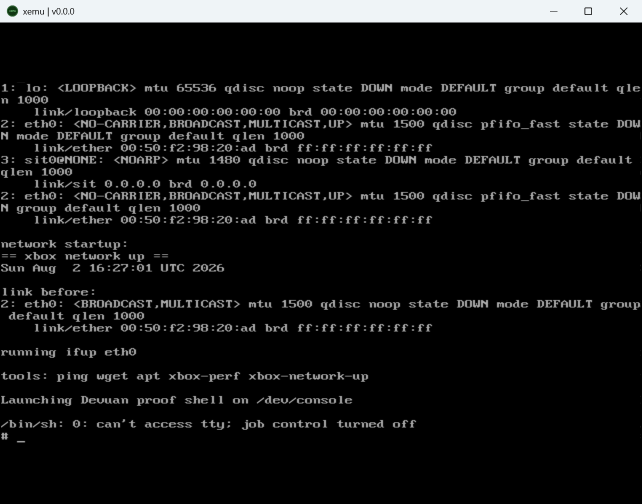
#> input picture tests/fixtures/devuan58-terminal-proof.png, 1284 x 1007 px (shown at 1/2 size)
$ python test_boot_frame_classifier.py
#> lines starting #> are read from the running program, lines starting #| are printed output that depends on the picture; after the words box and inside, x2 and y2 are one past the last pixel; in counts of white or black regions, pixels touching at a corner belong together
#> in save_frame, `frame = Image.new("RGB", (640, 500), "black")`: frame: PIL image 640x500 RGB; every value is 0
### scripts/classify_xemu_boot_frame.py
#!/usr/bin/env python3
"""Classify a full-window xemu capture without OCR or guest instrumentation."""

from __future__ import annotations

import argparse
import hashlib
import json
from pathlib import Path

from PIL import Image, ImageStat


def ratio(values: list[bool]) -> float:
    return sum(values) / len(values) if values else 0.0


def image_data(image: Image.Image):
    """Return pixels on both current and older supported Pillow releases."""
    getter = getattr(image, "get_flattened_data", None)
    return getter() if getter is not None else image.getdata()


def binary_distance(left: Image.Image, right: Image.Image) -> float:
    left_gray = left.convert("L").resize((128, 96))
    right_gray = right.convert("L").resize((128, 96))
    differences = [
        abs(a - b)
        for a, b in zip(image_data(left_gray), image_data(right_gray))
    ]
    return sum(differences) / (len(differences) * 255)


def classify(path: Path, reference: Path | None = None) -> dict[str, object]:
    with Image.open(path) as source:
        image = source.convert("RGB")

    width, height = image.size
#> width = 640; height = 500
    # Exclude most title-bar and black letterbox area while retaining the guest display.
    guest = image.crop((0, int(height * 0.12), width, int(height * 0.91)))
    sample = guest.resize((240, 160))
    pixels = list(image_data(sample))
#> pixels = 38400 items
    luminance = [(r * 299 + g * 587 + b * 114) // 1000 for r, g, b in pixels]
#> luminance = 38400 items

    blue_ratio = ratio([
        b >= 70 and b >= int(r * 1.25) and b >= int(g * 1.12)
        for r, g, b in pixels
    ])
#> blue_ratio = 1
    green_ratio = ratio([
        g >= 70 and g >= int(r * 1.25) and g >= int(b * 1.08)
        for r, g, b in pixels
    ])
#> green_ratio = 0
    dark_ratio = ratio([value < 42 for value in luminance])
#> dark_ratio = 0
    light_ratio = ratio([value > 150 for value in luminance])
#> light_ratio = 0

    gray = sample.convert("L")
#> gray: PIL image 240x160 L; every value is 49
    horizontal = []
    vertical = []
    for y in range(1, gray.height - 1):
        for x in range(1, gray.width - 1):
            value = gray.getpixel((x, y))
            horizontal.append(abs(value - gray.getpixel((x + 1, y))) > 58)
            vertical.append(abs(value - gray.getpixel((x, y + 1))) > 58)
#> after the loop, horizontal = 37604 items; vertical = 37604 items
    edge_ratio = (ratio(horizontal) + ratio(vertical)) / 2
#> edge_ratio = 0

    center = sample.crop((int(sample.width * 0.05), int(sample.height * 0.10),
                          int(sample.width * 0.83), int(sample.height * 0.73)))
    center_luma = list(image_data(center.convert("L")))
#> in image_data (call 2), `getter = getattr(image, "get_flattened_data", None)`: image: PIL image 187x100 L; every value is 49
#> center_luma = 18700 values from 49 to 49
    center_dark_ratio = ratio([value < 42 for value in center_luma])
#> center_dark_ratio = 0

    fingerprint_image = sample.convert("L").resize((48, 32))
#> fingerprint_image: PIL image 48x32 L; every value is 49
    fingerprint_bytes = bytes(
        min(255, (value // 16) * 16)
        for value in image_data(fingerprint_image)
    )
    fingerprint = hashlib.sha256(fingerprint_bytes).hexdigest().upper()

    reference_distance = None
    if reference is not None and reference.exists():
        with Image.open(reference) as reference_image:
            reference_distance = binary_distance(image, reference_image.convert("RGB"))

    mean_rgb = ImageStat.Stat(sample).mean
#> mean_rgb = [20, 45, 145]
    channel_spread = max(mean_rgb) - min(mean_rgb)
#> channel_spread = 125

    # Xromwell is blue-dominant. Console text retains more local contrast than
    # a dark transition after downscaling. The X server's monochrome stipple is
    # nearly neutral gray; a populated terminal makes the center mostly dark.
    if blue_ratio >= 0.30:
        stage = "xromwell"
    elif green_ratio >= 0.25:
        stage = "xbox-splash"
    elif green_ratio >= 0.02 and dark_ratio >= 0.75 and edge_ratio < 0.02:
        stage = "xbox-error"
    elif dark_ratio >= 0.72 and edge_ratio >= 0.025:
        stage = "linux-text"
    elif channel_spread <= 5.0 and 20 <= sum(mean_rgb) / 3 <= 90 and dark_ratio < 0.70:
        stage = "desktop-x"
    elif dark_ratio >= 0.86:
        stage = "dark-transition"
    else:
        stage = "unknown"

    return {
        "path": str(path.resolve()),
        "width": width,
        "height": height,
        "stage": stage,
        "blueRatio": round(blue_ratio, 6),
        "greenRatio": round(green_ratio, 6),
        "darkRatio": round(dark_ratio, 6),
        "lightRatio": round(light_ratio, 6),
        "edgeRatio": round(edge_ratio, 6),
        "centerDarkRatio": round(center_dark_ratio, 6),
        "referenceDistance": None if reference_distance is None else round(reference_distance, 6),
        "fingerprint": fingerprint,
        "meanRgb": [round(value, 2) for value in mean_rgb],
    }


# [7 lines left out: function main, not called in this run]


# [2 lines that do not run on import are left out]

### scripts/test_boot_frame_classifier.py
#!/usr/bin/env python3
"""Small dependency-free regression check for the xemu frame classifier."""

from __future__ import annotations

import tempfile
from pathlib import Path

from PIL import Image, ImageDraw

from classify_xemu_boot_frame import classify


def save_frame(path: Path, guest: Image.Image) -> None:
    frame = Image.new("RGB", (640, 500), "black")
    frame.paste(guest.resize((640, 395)), (0, 60))
    frame.save(path)


def main() -> None:
    with tempfile.TemporaryDirectory() as temporary:
        root = Path(temporary)

        blue = Image.new("RGB", (640, 395), (20, 45, 145))
        blue_path = root / "xromwell.png"
        save_frame(blue_path, blue)
        assert classify(blue_path)["stage"] == "xromwell"

        console = Image.new("RGB", (640, 395), "black")
#> console: PIL image 640x395 RGB; every value is 0
        draw = ImageDraw.Draw(console)
        for y in range(20, 340, 14):
            draw.rectangle((20, y, 420, y + 4), fill=(220, 220, 220))
        console_path = root / "console.png"
        save_frame(console_path, console)
#> in save_frame (call 2), `frame.paste(guest.resize((640, 395)), (0, 60))`:
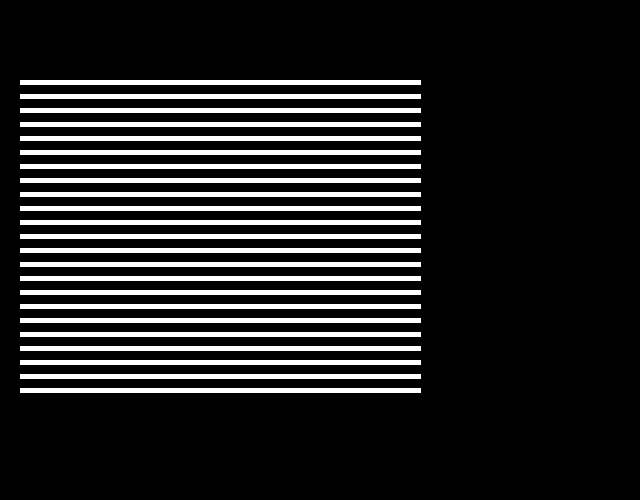
#> frame: PIL image 640x500 RGB; values 0 (black) and 220 (white), 14.4% white; 23 white regions, largest, box (x1, y1, x2, y2) and area: (20, 80, 421, 85) 2005, (20, 94, 421, 99) 2005, (20, 108, 421, 113) 2005
#> in save_frame (call 2), `frame.paste(guest.resize((640, 395)), (0, 60))`: guest: PIL image 640x395 RGB; values 0 (black) and 220 (white), 18.2% white; 23 white regions, largest, box (x1, y1, x2, y2) and area: (20, 20, 421, 25) 2005, (20, 34, 421, 39) 2005, (20, 48, 421, 53) 2005
        assert classify(console_path)["stage"] == "linux-text"
#> in classify (call 2), `blue_ratio = ratio([ b >= 70 and b >= int(r * 1.25) and b >= int(g * 1..`: blue_ratio = 0
#> in classify (call 2), `dark_ratio = ratio([value < 42 for value in luminance])`: dark_ratio = 0.757
#> in classify (call 2), `light_ratio = ratio([value > 150 for value in luminance])`: light_ratio = 0.152
#> in classify (call 2), `edge_ratio = (ratio(horizontal) + ratio(vertical)) / 2`: edge_ratio = 0.122
#> in classify (call 2), `center = sample.crop((int(sample.width * 0.05), int(sample.height * 0...`:
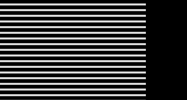
#> center: PIL image 187x100 RGB; min 0, max 245, mean 60.9
#> in classify (call 2), `center_luma = list(image_data(center.convert("L")))`: center_luma = 18700 values, max 245 at index 892, min 0 at index 0, mean 60.94
#> in classify (call 2), `center_dark_ratio = ratio([value < 42 for value in center_luma])`: center_dark_ratio = 0.633
#> in classify (call 2), `mean_rgb = ImageStat.Stat(sample).mean`: mean_rgb = [41.15, 41.15, 41.15]
#> in classify (call 2), `channel_spread = max(mean_rgb) - min(mean_rgb)`: channel_spread = 0

        desktop = Image.new("RGB", (640, 395), (58, 58, 58))
#> desktop: PIL image 640x395 RGB; every value is 58
        draw = ImageDraw.Draw(desktop)
        draw.rectangle((25, 60, 500, 310), fill=(8, 8, 8))
        desktop_path = root / "desktop.png"
        save_frame(desktop_path, desktop)
#> in save_frame (call 3), `frame.paste(guest.resize((640, 395)), (0, 60))`: guest: PIL image 640x395 RGB; values 8 (black) and 58 (white), 52.7% white; 1 black region, box (x1, y1, x2, y2) and area: (25, 60, 501, 311) 119476
        result = classify(desktop_path)
#> in classify (call 3), `sample = guest.resize((240, 160))`:
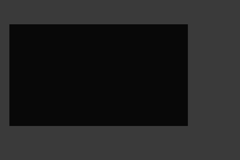
#> sample: PIL image 240x160 RGB; min 4, max 60, mean 34.4
#> in classify (call 3), `dark_ratio = ratio([value < 42 for value in luminance])`: dark_ratio = 0.475
#> in classify (call 3), `light_ratio = ratio([value > 150 for value in luminance])`: light_ratio = 0
#> in classify (call 3), `center = sample.crop((int(sample.width * 0.05), int(sample.height * 0...`:
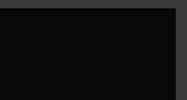
#> center: PIL image 187x100 RGB; min 5, max 60, mean 14.9
#> in classify (call 3), `center_luma = list(image_data(center.convert("L")))`: center_luma = 18700 values, max 60 at index 1309, min 5 at index 1857, mean 14.88
#> in classify (call 3), `center_dark_ratio = ratio([value < 42 for value in center_luma])`: center_dark_ratio = 0.866
#> in classify (call 3), `mean_rgb = ImageStat.Stat(sample).mean`: mean_rgb = [34.37, 34.37, 34.37]
#> result = 13 items
        assert result["stage"] == "desktop-x"
        assert result["centerDarkRatio"] >= 0.66

    fixture = Path(__file__).resolve().parent.parent / "tests" / "fixtures" / "devuan58-terminal-proof.png"
    fixture_result = classify(fixture, fixture)
#> in classify, source is the input picture: PIL image 1284x1007 RGBA; mean R, G, B, A 20.4, 20.7, 20.8, 255
#> in classify (call 4), `sample = guest.resize((240, 160))`:
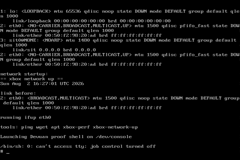
#> sample: PIL image 240x160 RGB; min 0, max 148, mean 12.9
#> in classify (call 4), `dark_ratio = ratio([value < 42 for value in luminance])`: dark_ratio = 0.86
#> in classify (call 4), `edge_ratio = (ratio(horizontal) + ratio(vertical)) / 2`: edge_ratio = 0.0618
#> in classify (call 4), `center = sample.crop((int(sample.width * 0.05), int(sample.height * 0...`:
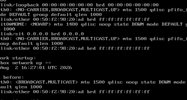
#> center: PIL image 187x100 RGB; min 0, max 148, mean 17.3
#> in classify (call 4), `center_luma = list(image_data(center.convert("L")))`: center_luma = 18700 values, max 148 at index 8986, min 0 at index 7, mean 17.31
#> in classify (call 4), `center_dark_ratio = ratio([value < 42 for value in center_luma])`: center_dark_ratio = 0.815
#> in binary_distance, `left_gray = left.convert("L").resize((128, 96))`:
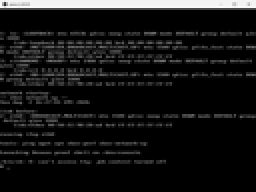
#> left_gray: PIL image 128x96 L (shown 2 times larger); min 0, max 251, mean 21.1
#> in binary_distance, `differences = [ abs(a - b) for a, b in zip(image_data(left_gray), imag..`: differences = 12288 values from 0 to 0
#> in classify (call 4), `reference_distance = binary_distance(image, reference_image.convert("R..`: reference_distance = 0
#> in classify (call 4), `mean_rgb = ImageStat.Stat(sample).mean`: mean_rgb = [12.91, 12.91, 12.91]
#> fixture_result = 13 items
    assert fixture_result["stage"] == "linux-text"
    assert fixture_result["referenceDistance"] == 0.0

    print("boot frame classifier: PASS")


if __name__ == "__main__":
    main()
